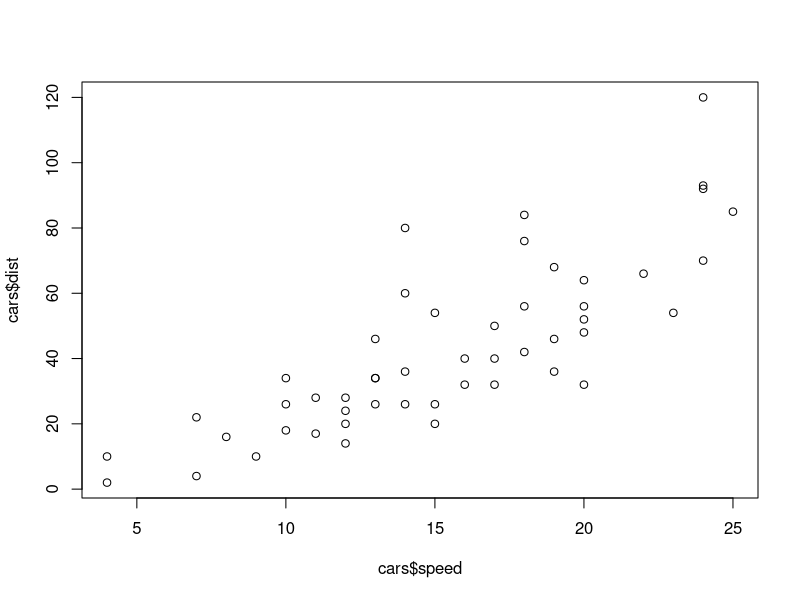
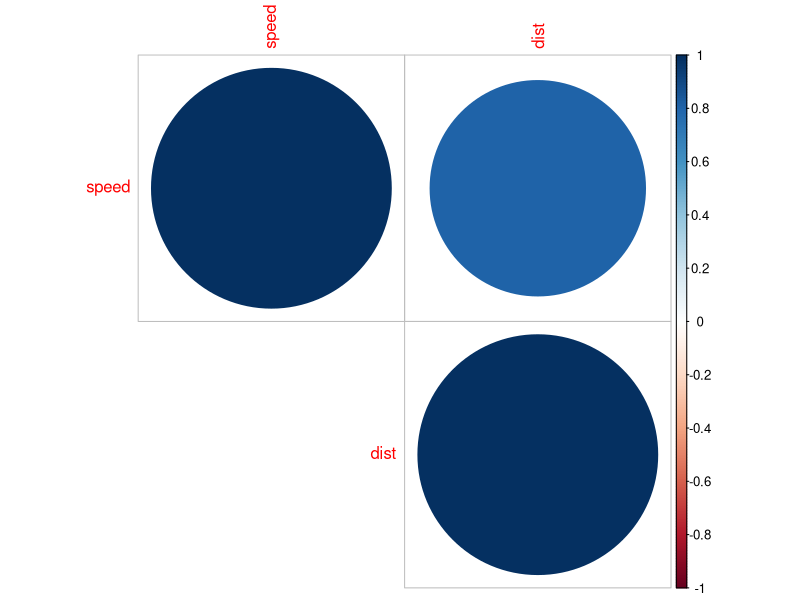
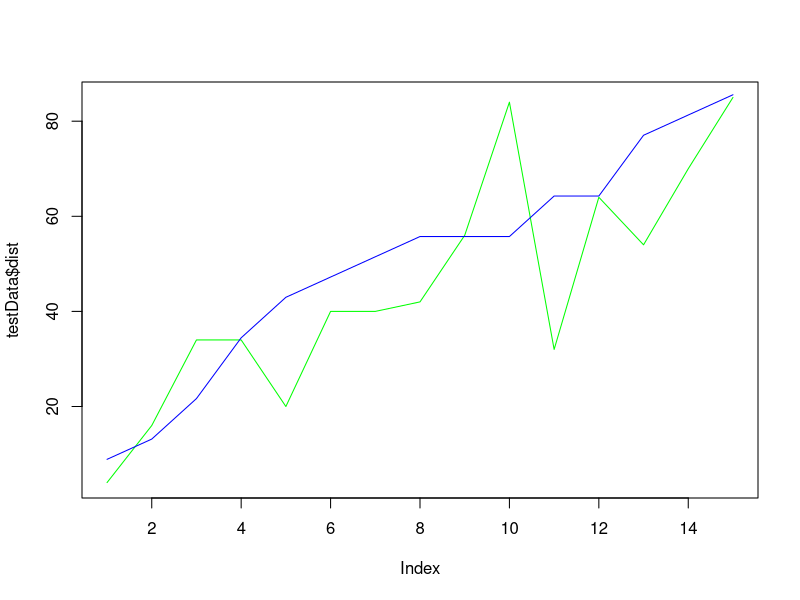
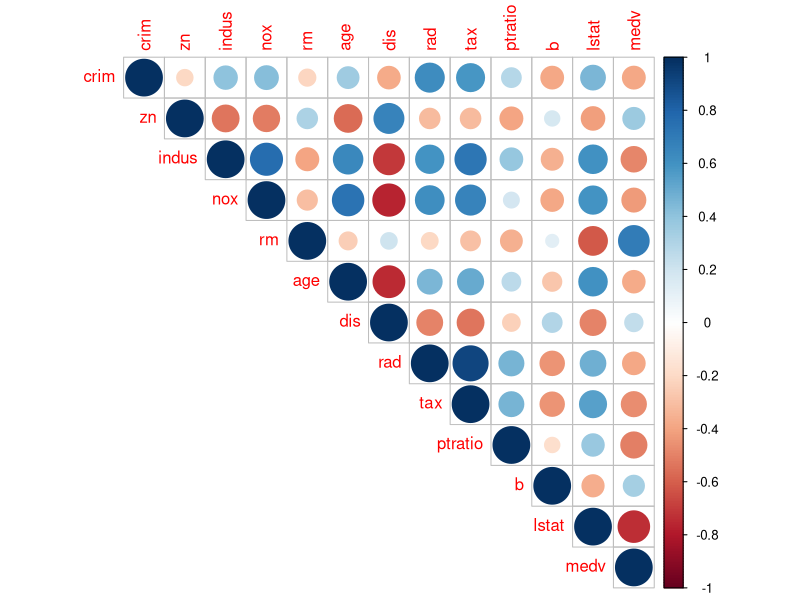
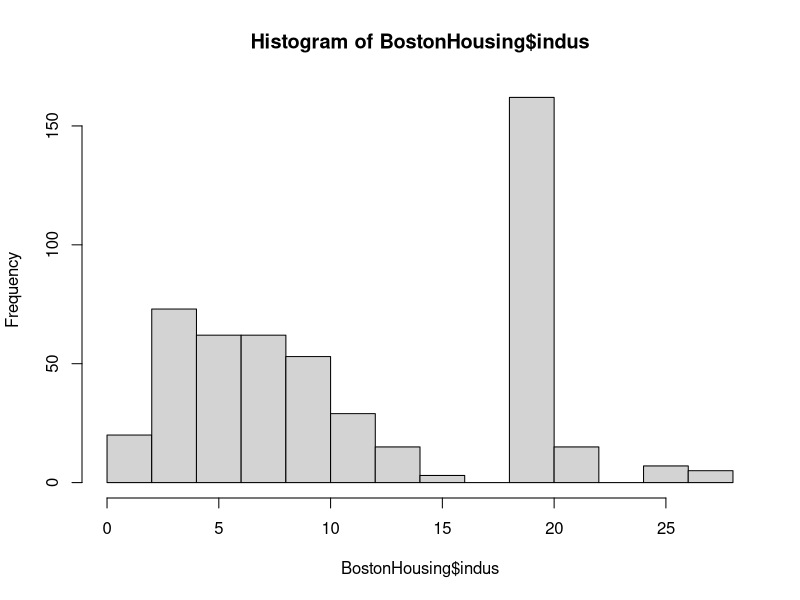
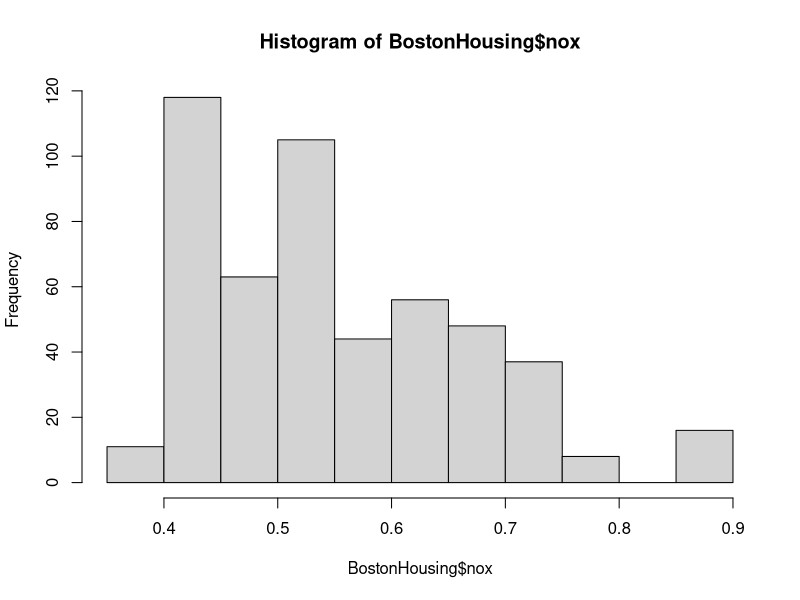
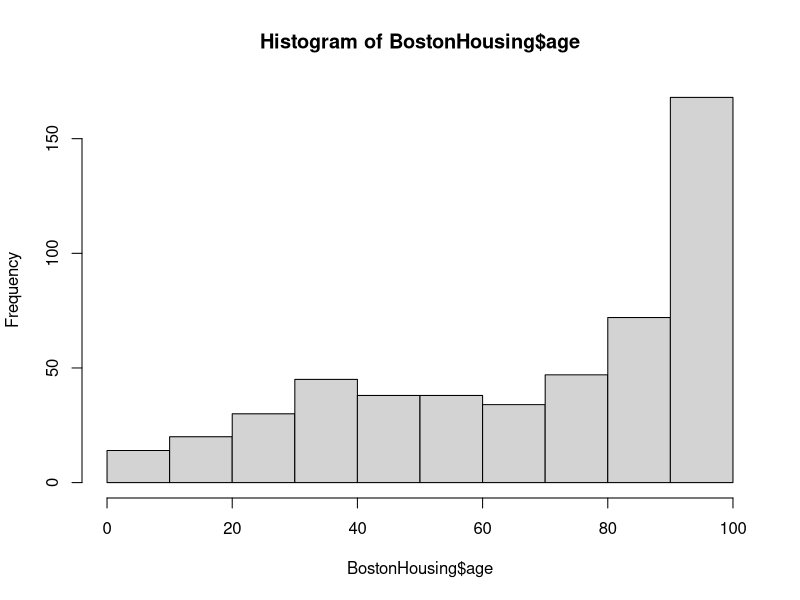
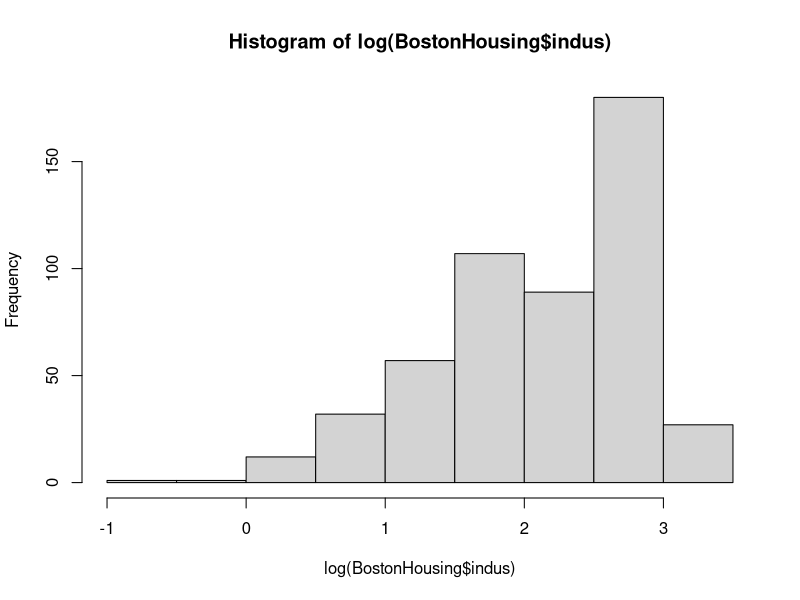

These figures' R source, in order:

#####################################
#   Linear Regression
#####################################
require(stats)
str(cars)

#The data give the speed of cars and the distances taken to stop. Note that the data were recorded in the 1920s.

plot(cars$speed, cars$dist)
#abline(rec.lm, lwd=2, col='red')
cor(cars$speed, cars$dist)

cr <- cor(cars)
#We can use corrplot to visualize
install.packages("corrplot")
library(corrplot)

corrplot(cr, type='upper')

rec.lm <- lm(cars$dist ~ cars$speed, data=cars)

summary(rec.lm)

#Distance = -17.5791 + 3.9324*speed
#If speed (mph) is zero then the stopping distance is 17.5791 fts, more generally intercept doesn't have intutive interpretation
#for every unit more of speed, we estimate distance grows on average by 3.93 fts

#please recall that we are working on sample and not population - hence the point estimate of the
#coefficient is not necessarily (and almost never is) the true value, hence we always needs
#confidence intervals for our estimates and usually in statistics we want 95% CI

#Hence the value of coefficient can be 3.9324 +/- 2*0.4155
# Now the null hypothesis - there is no relationship between speed and distance and slope is zero
# Alternate hypothesis - there exits a relationship between speed and distance

#One rule of thumb - if 0 is ouside our 95% CI, we claim that relationship exists, check p value
# now the value is 1.49e-12 which is near to zero hence the relationship is statistically
# significant at 95% CI

#Model fit - Check R-squared and adjusted R-squared values
# Standard errors and F-statistics - Both standard errors and F-statistic are measures of goodness of fit. The higher the F-Statistic the better it is.

# Let's check the predictive power of the model

# Create Training and Test data

set.seed(100)  # setting seed to reproduce results of random sampling
trainingRowIndex <- sample(1:nrow(cars), 0.7*nrow(cars))  # row indices for training data
trainingData <- cars[trainingRowIndex, ]  # model training data
testData  <- cars[-trainingRowIndex, ]   # test data

# Build the model on training data

lmMod <- lm(dist ~ speed, data=trainingData) 
summary(lmMod)

# build the model
distPred <- predict(lmMod, testData)  # predict distance

# Prediction accuracy and error rates
actuals_preds <- data.frame(cbind(actuals=testData$dist, predicteds=distPred))  # make actuals_predicteds dataframe.
correlation_accuracy <- cor(actuals_preds)
correlation_accuracy

install.packages('Metrics')
library(Metrics)
mse(testData$dist,distPred)

#To compare Predicted value with actual value
plot(testData$dist, type="l", lty=1.8, col="green")
lines(distPred, type = "l", col="blue")

#Very quickly multivariate dataset regression
data ("BostonHousing", package="mlbench")
?BostonHousing

str(BostonHousing)
Boston_cor <- BostonHousing[,-4]
cr <- cor(Boston_cor)
corrplot(cr, type = 'upper')
cor(Boston_cor)

#BostonHousing <- BostonHousing[,-11]
set.seed(100)  # setting seed to reproduce results of random sampling
trainingRowIndex <- sample(1:nrow(BostonHousing), 0.7*nrow(BostonHousing))  # row indices for training data
trainingData <- BostonHousing[trainingRowIndex, ]  # model training data
testData  <- BostonHousing[-trainingRowIndex, ]   # test data

model <- lm(trainingData$medv~., data=trainingData)
summary(model)

library(car)
vif(model)#variance inflation factor

trainingData_1 <- trainingData[,-10]
testData_1 <- testData[,-10]
model_2 <- lm(trainingData_1$medv~., data=trainingData_1)
summary(model_2)
vif(model_2)

hist(BostonHousing$indus)
hist(BostonHousing$nox)
hist(BostonHousing$age)

hist(log(BostonHousing$indus))
trainingData_1$indus <- log(trainingData_1$indus)
testData_1$indus <- log(testData_1$indus)

hist(log(BostonHousing$age))
hist(sqrt(BostonHousing$age))

hist(log(BostonHousing$nox))
trainingData_1$nox <- log(trainingData_1$nox)
testData_1$nox <- log(testData_1$nox)

model_3 <- lm(trainingData_1$medv~., data=trainingData_1)
summary(model_3)
vif(model_3)

trainingData_1 <- trainingData_1[,-5]
testData_1 <- testData_1[,-5]

model_4 <- lm(trainingData_1$medv~., data=trainingData_1)
summary(model_4)
vif(model_4)

trainingData_2 <- trainingData_1
testData_2 <- testData_1
trainingData_2 <- trainingData_2[,-6]
testData_2 <- testData_2[,-6]

model_5 <- lm(trainingData_2$medv~., data=trainingData_2)
summary(model_5)

predic <- predict(model_4, testData_1)
predic

predic_1 <- predict(model_5, testData_2)
predic_1

mse(testData_1$medv,predic) #Model 4 (with age)
mse(testData_2$medv,predic_1) #Model 5 (without age)
